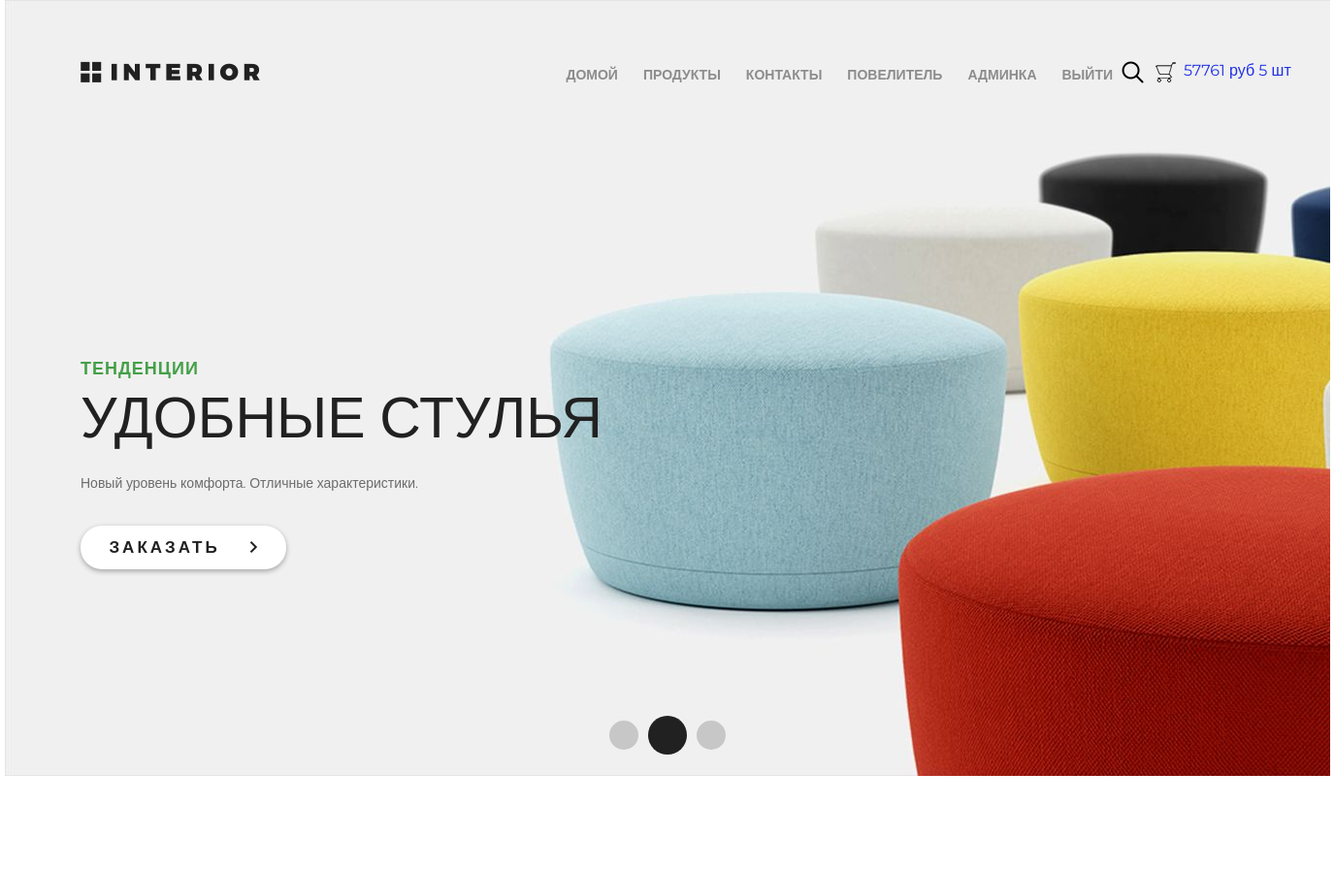
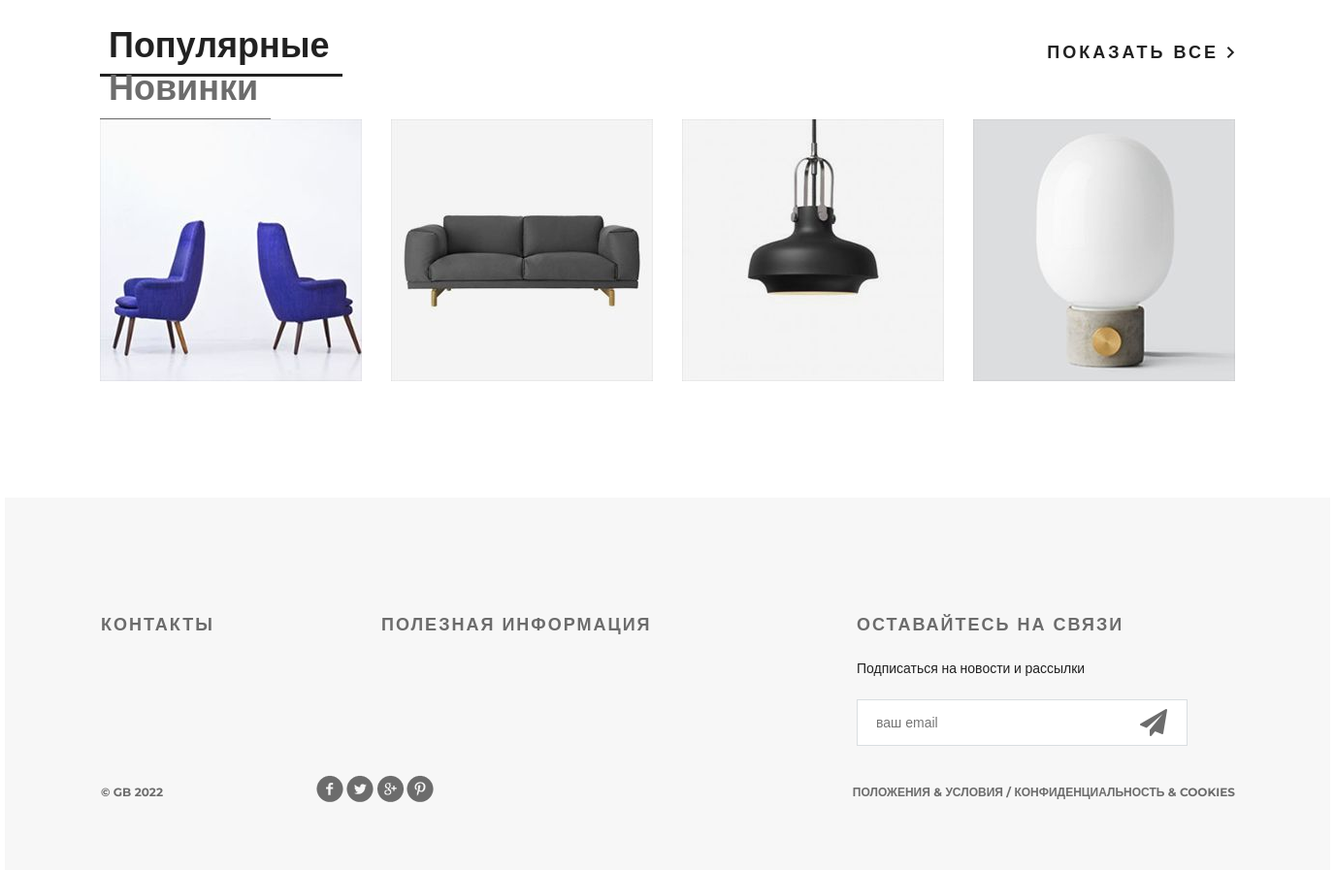
Page / (signed in) on the committed database (2 pictures, top to bottom).
### authapp/models.py (models this page shows)
class ShopUser(AbstractUser):
    avatar = models.ImageField(upload_to='users_avatars', blank=True, verbose_name='Аватар')
    age = models.PositiveIntegerField(verbose_name='возраст')

### basketapp/models.py (models this page shows)
class Basket(models.Model):
    user = models.ForeignKey(settings.AUTH_USER_MODEL, on_delete=models.CASCADE, related_name='basket')
    product = models.ForeignKey(Product, on_delete=models.CASCADE)
    quantity = models.PositiveIntegerField(verbose_name='количество', default=0)
    add_datetime = models.DateTimeField(verbose_name='время', auto_now_add=True)
    @property
    def product_cost(self):
        return self.product.price * self.quantity
    @property
    def total_quantity(self):
        _items = Basket.objects.filter(user=self.user)
        _totalquantity = sum(list(map(lambda x: x.quantity, _items)))
        return _totalquantity
    @property
    def total_cost(self):
        _items = Basket.objects.filter(user=self.user)
        _totalcost = sum(list(map(lambda x: x.product_cost, _items)))
        return _totalcost

### mainapp/models.py (models this page shows, shortened)
class Product(models.Model):    # Продукты
    category = models.ForeignKey(ProductCategory, on_delete=models.CASCADE)
    name = models.CharField(verbose_name='имя продукта', max_length=128)
    image = models.ImageField(upload_to='products_images', blank=True)
    short_desc = models.CharField(verbose_name='краткое описание продукта',
                                  max_length=60, blank=True)
    description = models.TextField(verbose_name='описание продукта', blank=True)
    price = models.DecimalField(verbose_name='цена продукта', max_digits=8,
                                decimal_places=2, default=0)
    quantity = models.PositiveIntegerField(verbose_name='количество на складе',
                                       default=0)
    class Meta:
        verbose_name = 'продукт'
        verbose_name_plural = 'продукты'

### mainapp/views.py (the view)
# urls.py: path('', mainapp.main, name='main'),
def main(request):
    title = 'Главная'
    products = Product.objects.all()[:4]
    content = {
        'title': title,
        'products': products,
        'basket': get_basket(request.user),
    }
    return render(request, 'mainapp/index.html', content)

### adminapp/templatetags/my_tags.py (called while the page is built)
def media_folder_products(path_to_folder):
    if not path_to_folder:
        path_to_folder = 'products_images/default.jpg'
    return f'{settings.MEDIA_URL}{path_to_folder}'

### mainapp/services.py (called while the page is built)
def get_basket(user):
    basket_list = []
    if user.is_authenticated:
        basket_list = Basket.objects.filter(user=user)
    return basket_list

### mainapp/templates/mainapp/index.html (shortened to what this page needs)
{% extends 'mainapp/base.html' %}
{% load static %}
{% load my_tags %}
{% block menu %}
    <div class="slider">
        <div class="header clearfix">
            {% include 'mainapp/includes/inc_main_manu.html' %}
        </div>
        <div class="text-slider">
            <h3 class="green">тенденции</h3>
            <h3 class="big"> удобные стулья</h3>
            <p>Новый уровень комфорта. Отличные характеристики.</p>
            <a href="#" class="button-order">заказать <img src="{% static 'img/arrow.png' %}" alt=""></a>
        </div>
        <div class="navi">
            <a href="#"></a>
            <a href="#"></a>
            <a href="#"></a>
        </div>
    </div>
{% endblock %}
{% block content %}
    <div class="featured">
        <div class="featured-menu">
            <a class="active" href="#">Популярные</a>
            <a href="#">Новинки</a>
        </div>
        <a class="explore" href="#">показать все <img src="{% static 'img/arrow.png' %}" alt=""></a>
        <div class="clearfix">
        </div>
        <div class="tab-content">
            {% for product in products %}
                <div class="block">
                    <a href="#">
                    <img src="{{ product.image|media_folder_products }}" alt="{{ product.short_desc }}">
                    </a>
                </div>
            {% endfor %}
        </div>
    </div>
    <div class="clr"></div>
{% endblock %}

### mainapp/templates/mainapp/includes/inc_main_manu.html
<a href="{% url 'main' %}" class="logo"></a>
<ul class="menu">
    <li>
        <a href="{% url 'main' %}" class="{% if request.resolver_match.url_name == link.href %} active{% endif %}">домой</a>
    </li>
    <li>
        <a href="{% url 'products:index' %}" class="{% if request.resolver_match.url_name == link.href %} active{% endif %}">продукты</a>
    </li>
    <li>
        <a href="{% url 'contact' %}" class="{% if request.resolver_match.url_name == link.href %} active{% endif %}">контакты</a>
    </li>
    {% if user.is_authenticated %}
        <li>
            <a href="{% url 'auth:edit' %}">
                {{ user.first_name|default:'Пользователь' }}
            </a>
        </li>
    {% endif %}
    {% if user.is_superuser %}
        <li>
            <a href="{% url 'admin:users' %}">админка</a>
        </li>
    {% endif %}
    <li>
        {% if user.is_authenticated %}
            <a href="{% url 'auth:logout' %}">выйти</a>
        {% else %}
            <a href="{% url 'auth:login' %}">войти</a>
        {% endif %}
    </li>
</ul>
<a href="#" class="search"></a>
<a href="{% url 'basket:view' %}" class="basket">
    {% if basket %}
        <span style="display: block; margin-left: 30px; color:#1f30e5">
            {{ basket.0.total_cost|floatformat:0 }} руб
            {{ basket.0.total_quantity }} шт
        </span>
    {% endif %}
</a>

### static/css/style.css (style rules this page uses)
* { margin: 0; padding: 0; }
body { font-family: 'Montserrat', sans-serif; }
html, body { height: 100%; }
.clr { height: 384px; }
.slider { height: 800px; background-image: url(/static/img/slider.jpg); padding-left: 78px; padding-right: 211px; position: relative; }
.logo { background-image: url(/static/img/logo.png); margin-top: 63px; width: 185px; height: 22px; float: left; }
.menu { list-style-type: none; margin-top: 67px; float: right; }
.menu li { float: left; }
.menu a { color: #8c8c8c; font-size: 14px; font-weight: 700; text-align: right; text-transform: uppercase; text-decoration: none; padding: 10px 13px; }
.search { display: block; width: 23px; height: 23px; background-image: url(/static/img/search.png); position: absolute; top: 63px; left: 1151px; }
.basket { display: block; width: 23px; height: 23px; background-image: url(/static/img/basket.png); position: absolute; top: 63px; left: 1185px; text-decoration: none; color: #555; }
.basket span { display: block; margin-left: 30px; width: 150px; }
.clearfix:after { content: ""; display: block; clear: both; }
.text-slider { margin-top: 288px; position: absolute; }
.text-slider p { color: #6c6c6c; font-size: 14px; text-align: left; width: 458px; line-height: 24px; }
.button-order { background-color: #ffffff; box-shadow: 0px 2px 4.85px 0.15px rgba(33, 33, 33, 0.35); width: 212px; height: 45px; display: block; text-transform: uppercase; text-align: center; border-radius: 22px; text-decoration: none; color: #212121; font-size: 17px; font-weight: 700; line-height: 45px; margin-top: 32px; letter-spacing: 3px; }
.button-order img { padding-left: 22px; }
.green { text-transform: uppercase; color: #43a047; font-size: 18px; font-weight: 700; text-align: left; margin-bottom: 22px; line-height: 13px; letter-spacing: 1px; }
.big { color: #212121; font-size: 59px; line-height: 43px; text-transform: uppercase; font-weight: 100; margin-bottom: 34px; }
.navi { position: absolute; bottom: 22px; right: 618px; display: flex; width: 130px; height: 40px; justify-content: space-between; align-items: center; }
.navi a { display: block; width: 30px; height: 30px; border-radius: 50%; background-color: rgba(33, 33, 33, 0.2); float: left; margin: 0px 5px; }
.navi a:nth-child(2) { display: block; width: 40px; height: 40px; border-radius: 50%; background-color: #212121; float: left; margin: 0px; }
.featured { padding-left: 98px; padding-right: 98px; }
.featured-menu { margin-top: 120px; width: 300px; height: 49px; float: left; }
.featured-menu a { color: #6c6c6c; font-size: 36px; font-weight: 700; text-align: left; text-decoration: none; border-bottom: 1px solid #6c6c6c; padding-bottom: 10px; padding-right: 13px; padding-left: 9px; }
.featured-menu .active { font-size: 36px; font-weight: 700; text-align: left; color: #212121; border-bottom: 3px solid #212121; padding-bottom: 8px; }
.explore { text-transform: uppercase; color: #212121; font-size: 18px; font-weight: 700; line-height: 24px; text-align: center; float: right; margin-top: 138px; letter-spacing: 3px; text-decoration: none; }
.tab-content { margin-top: 50px; display: flex; justify-content: space-between; margin-bottom: 120px; }
.tab-content .block { height: 270px; width: 270px; position: relative; }

### rows in the picture
ShopUser: first_name "ПОВЕЛИТЕЛЬ"
Basket: user+product+quantity "57761", user+quantity "5"
Product: image|media_folder_products (picture)
Product: image|media_folder_products (picture)
Product: image|media_folder_products (picture)
Product: image|media_folder_products (picture)
